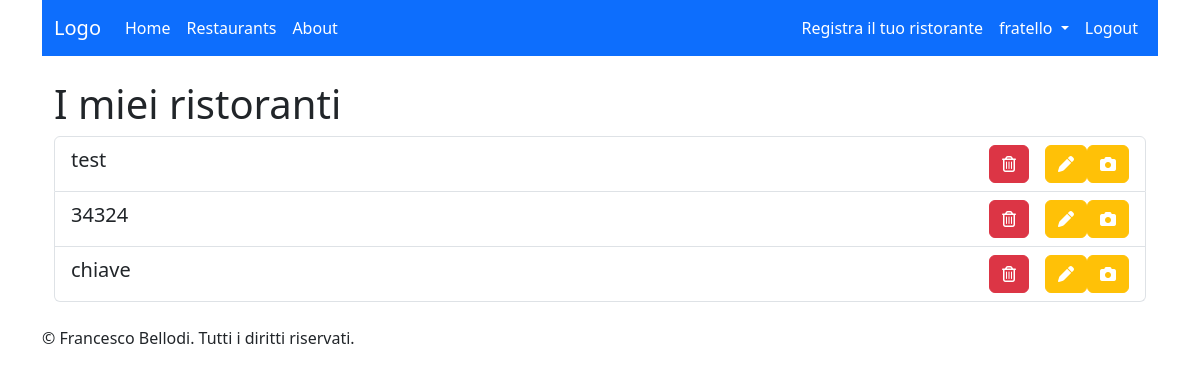
The app's page /restaurants/own-restaurants/ (signed in), older data.
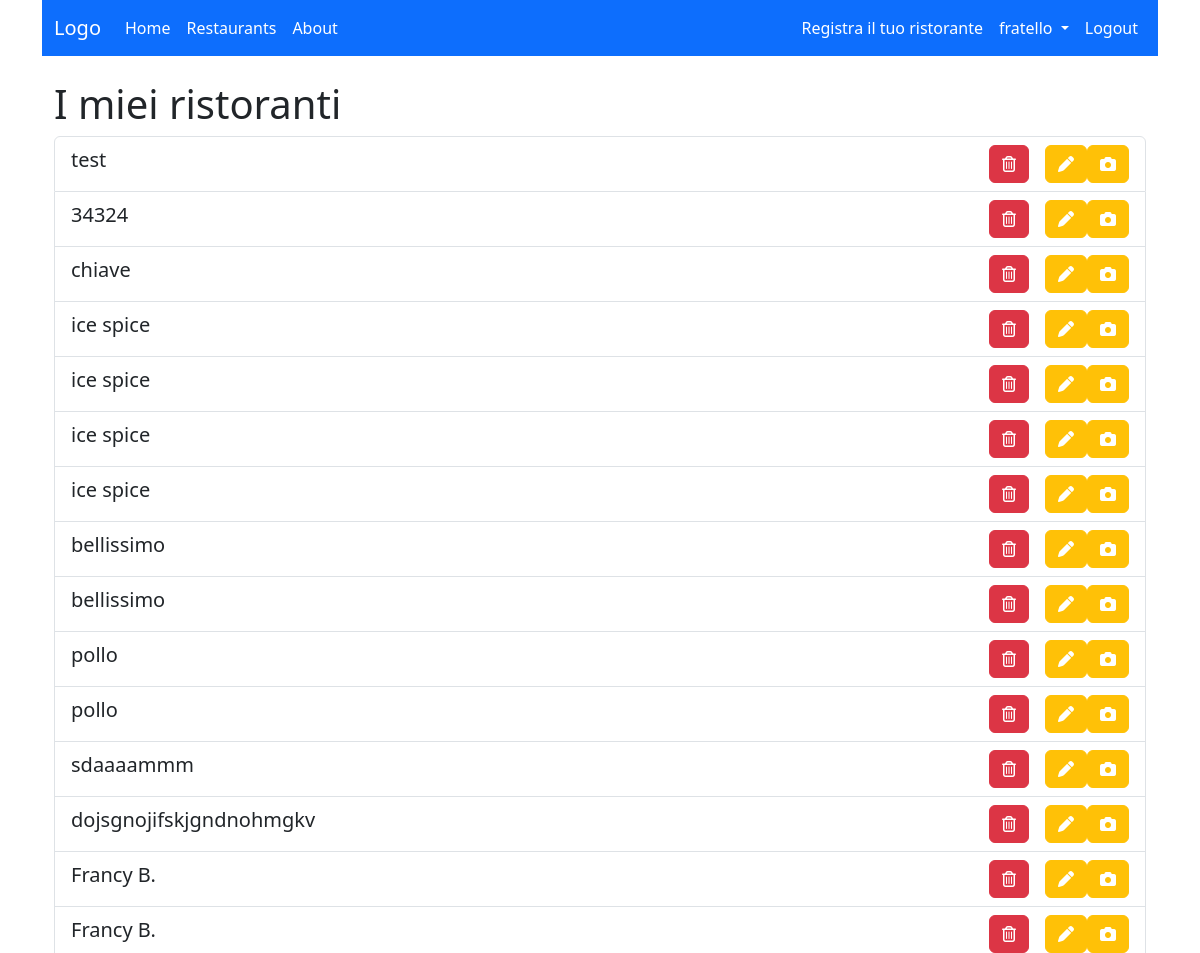
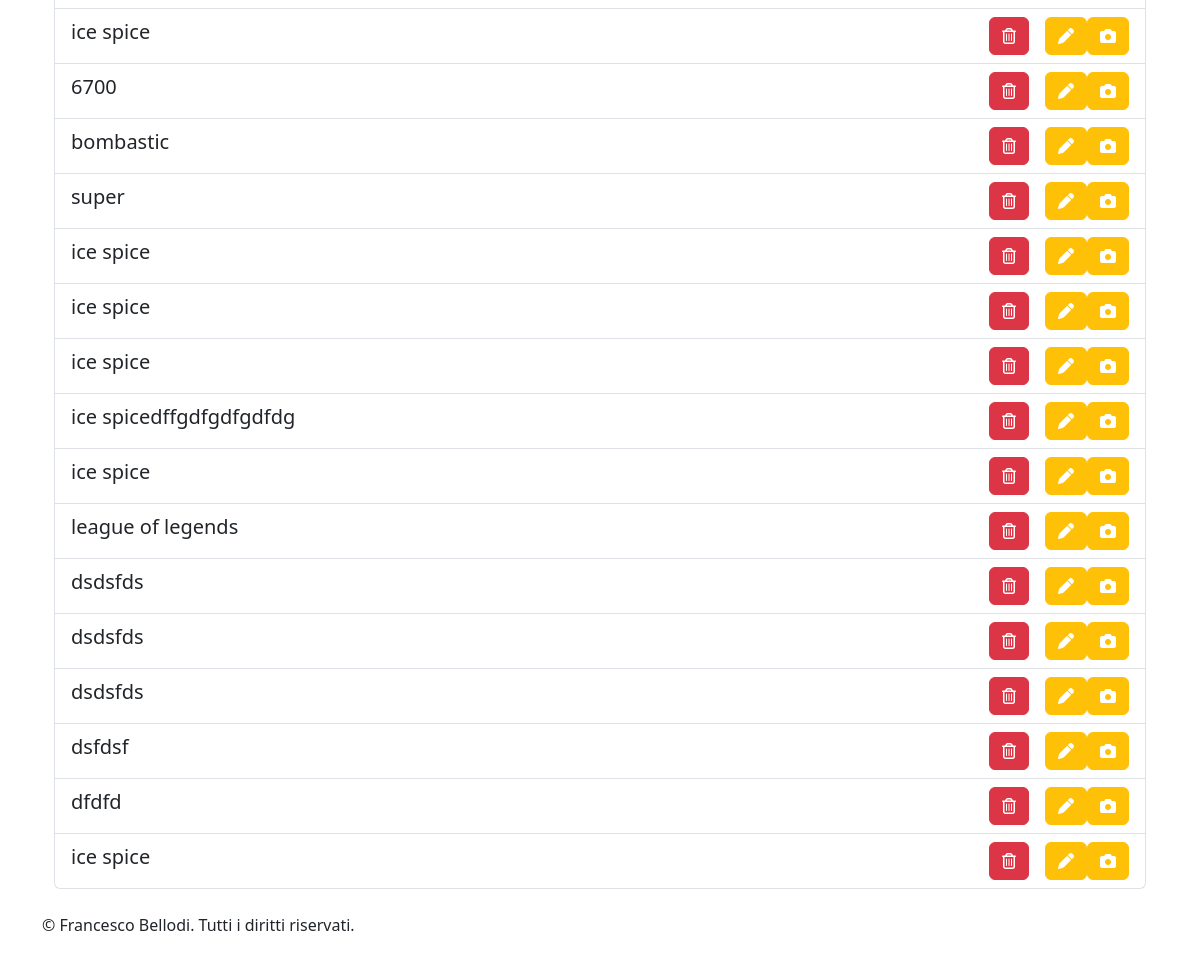
The same page, newer data (2 pictures, top to bottom).
### restaurantsApp/models.py (models this page shows, shortened)
class Restaurant(models.Model):
    restaurantID = models.IntegerField(primary_key=True)
    owner = models.ForeignKey(settings.AUTH_USER_MODEL, on_delete=models.CASCADE)
    name = models.CharField(max_length=100)
    address = models.CharField(max_length=200)
    phone_number = PhoneNumberField()
    cuisine_type = models.CharField(max_length=200)
    meal_type = models.CharField(max_length=200)
    max_booking = models.IntegerField(default=100)
    average_rating = models.FloatField(default=0, null=True)
    def __str__(self):
        return self.name

### restaurantsApp/views.py (the view)
# urls.py: path("own-restaurants/", RestaurantOwnerListView.as_view(), name='user_restaurants'),
class RestaurantOwnerListView(LoginRequiredMixin, ListView):
    model = Restaurant
    template_name = 'restaurantsApp/user_restaurants.html'  # Specifica il percorso al tuo template
    context_object_name = 'objects'  # Nome del contesto da utilizzare nel template
    def get_context_data(self, *, object_list=None, **kwargs):
        context = super().get_context_data(**kwargs)
        context["obj_delete"] = 'restaurant_delete'
        context["title_page"] = 'I miei ristoranti'
        context["obj_name"] = 'Ristoranti'
        context["obj_update"] = 'restaurant_update'
        return context
    def get_queryset(self):
        user = self.request.user
        return Restaurant.objects.filter(owner=user)

### mixins/user_mixins.py (called while the page is built)
    def test_func(self):
        return self.request.user.is_authenticated

### restaurantsApp/templates/restaurantsApp/user_restaurants.html
{% extends 'user-object-list.html' %}
{% load django_bootstrap5 %}
{% block modify %}
  <a class="btn btn-warning" href="{% url 'restaurant_update' obj.pk %}"><i class="fa-solid fa-pen" style="color: #ffffff;"></i></a>
  <a class="btn btn-warning" href="{% url 'photo_create' obj.pk %}"><i class="fa-solid fa-camera" style="color: #ffffff;"></i></a>
{% endblock %}

### templates/user-object-list.html (shortened to what this page needs)
{% extends "base.html" %}
{% load django_bootstrap5 %}
{% block content %}
  <div class="container">
  <h1>{{ title_page }}</h1>
  <ul class="list-group">
  {% for obj in objects %}
    <li class="list-group-item">
    <div class="d-flex justify-content-between align-items-center">
        <div><h5>{{ obj }}</h5></div>
        <div class="d-flex">
            <form action="{% url obj_delete obj.pk %}" method="post">
                <button type="submit" class="btn btn-danger" onclick="return confirm('Sicuro di voler eliminare?')">
                    <i class="fa-regular fa-trash-can"></i>
                </button>
            </form>
            {% block modify %}{% endblock %}
        </div>
    </div>
</li>
  {% empty %}
    <li class="list-group-item">{{ obj_name }} non presenti</li>
  {% endfor %}
  </ul>
  </div>
{% endblock %}

Row changes from the older to the newer data that the page shows:
added Restaurant: name "ice spice"
added Restaurant: name "ice spice"
added Restaurant: name "ice spice"
added Restaurant: name "ice spice"
added Restaurant: name "bellissimo"
added Restaurant: name "bellissimo"
added Restaurant: name "pollo"
added Restaurant: name "pollo"
added Restaurant: name "sdaaaammm"
added Restaurant: name "dojsgnojifskjgndnohmgkv"
added Restaurant: name "Francy B."
added Restaurant: name "Francy B."
added Restaurant: name "ice spice"
added Restaurant: name "6700"
added Restaurant: name "bombastic"
added Restaurant: name "super"
added Restaurant: name "ice spice"
added Restaurant: name "ice spice"
added Restaurant: name "ice spice"
added Restaurant: name "ice spicedffgdfgdfgdfdg"
added Restaurant: name "ice spice"
added Restaurant: name "league of legends"
added Restaurant: name "dsdsfds"
added Restaurant: name "dsdsfds"
added Restaurant: name "dsdsfds"
added Restaurant: name "dsfdsf"
added Restaurant: name "dfdfd"
added Restaurant: name "ice spice"
